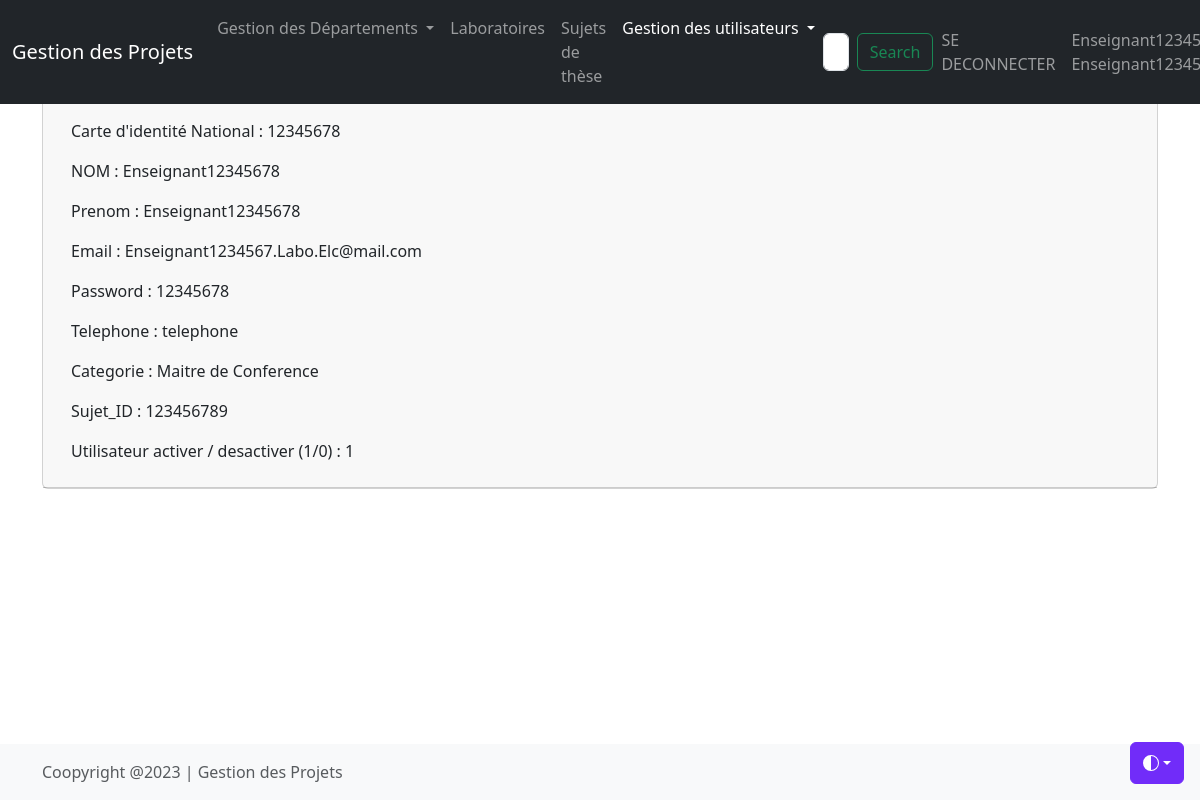
The app's page /detailsuser.php?id=12 (signed in) with its own data.
### tables this page shows
CREATE TABLE IF NOT EXISTS `users` (
  `id` int(20) NOT NULL AUTO_INCREMENT,
  `cin` int(20) DEFAULT NULL,
  `nom` varchar(100) DEFAULT 'anonyme',
  `prenom` varchar(100) DEFAULT NULL,
  `email` varchar(100) DEFAULT 'Directeur.Labo@mail.com',
  `pwd` varchar(100) NOT NULL DEFAULT 'P@55w0rd',
  `telephone` varchar(100) NOT NULL DEFAULT 'telephone',
  `categorie` varchar(100) NOT NULL DEFAULT 'Etudiant',
  `sujet_id` int(20) NOT NULL DEFAULT '100',
  `actif` int(10) DEFAULT '1',
  PRIMARY KEY (`id`),
  UNIQUE KEY `cin` (`cin`)
);

### detailsuser.php (the view, shortened to what this page needs)
<?php
if(isset($_GET['id']) && !empty($_GET['id'])){
    require_once('connect.php');
    $id = strip_tags($_GET['id']);
    $sql = 'SELECT * FROM `users` WHERE `id` = :id;';
    $query = $db->prepare($sql);
    $query->bindValue(':id', $id, PDO::PARAM_INT);
    $query->execute();
    $user = $query->fetch();
}else{
    $_SESSION['erreur'] = "URL invalide";
    header('Location: listuser.php');
}
include_once("header.php");
include_once("main.php");
?>
                         <h1>Détails du L'utilisateur <?= $user['id'] ?></h1>
                         <p>
                        <a  class="btn btn-primary" href="listuser.php">Liste des utilisateurs </a>
                                            <a class="btn btn-success " href="edituser.php?id=<?= $user['id'] ?>">Modifier
                                                </a>
                    <a  class="btn btn-danger" href="deleteuser.php?id=<?= $user['id'] ?>">Supprimer
                    </a>
                    </p>
                        <p>Carte d'identité National : <?= $user['cin'] ?></p>
                        <p>NOM : <?= $user['nom'] ?></p>
                        <p>Prenom : <?= $user['prenom'] ?></p>
                        <p>Email : <?= $user['email'] ?></p>
                        <p>Password : <?= $user['pwd'] ?></p>
                        <p>Telephone : <?= $user['telephone'] ?></p>
                        <p>Categorie : <?= $user['categorie'] ?></p>
                        <p>Sujet_ID : <?= $user['sujet_id'] ?></p>
                        <p>Utilisateur activer / desactiver (1/0) : <?= $user['actif'] ?></p>
            </section>
        </div>
    </main>
<?php
include_once("footer.php");
?>

### records on screen
users: cin "12345678", nom "Enseignant12345678", prenom "Enseignant12345678", email "Enseignant1234567.Labo.Elc@mail.com", pwd "12345678", telephone "telephone", categorie "Maitre de Conference", sujet "123456789", actif "1"
